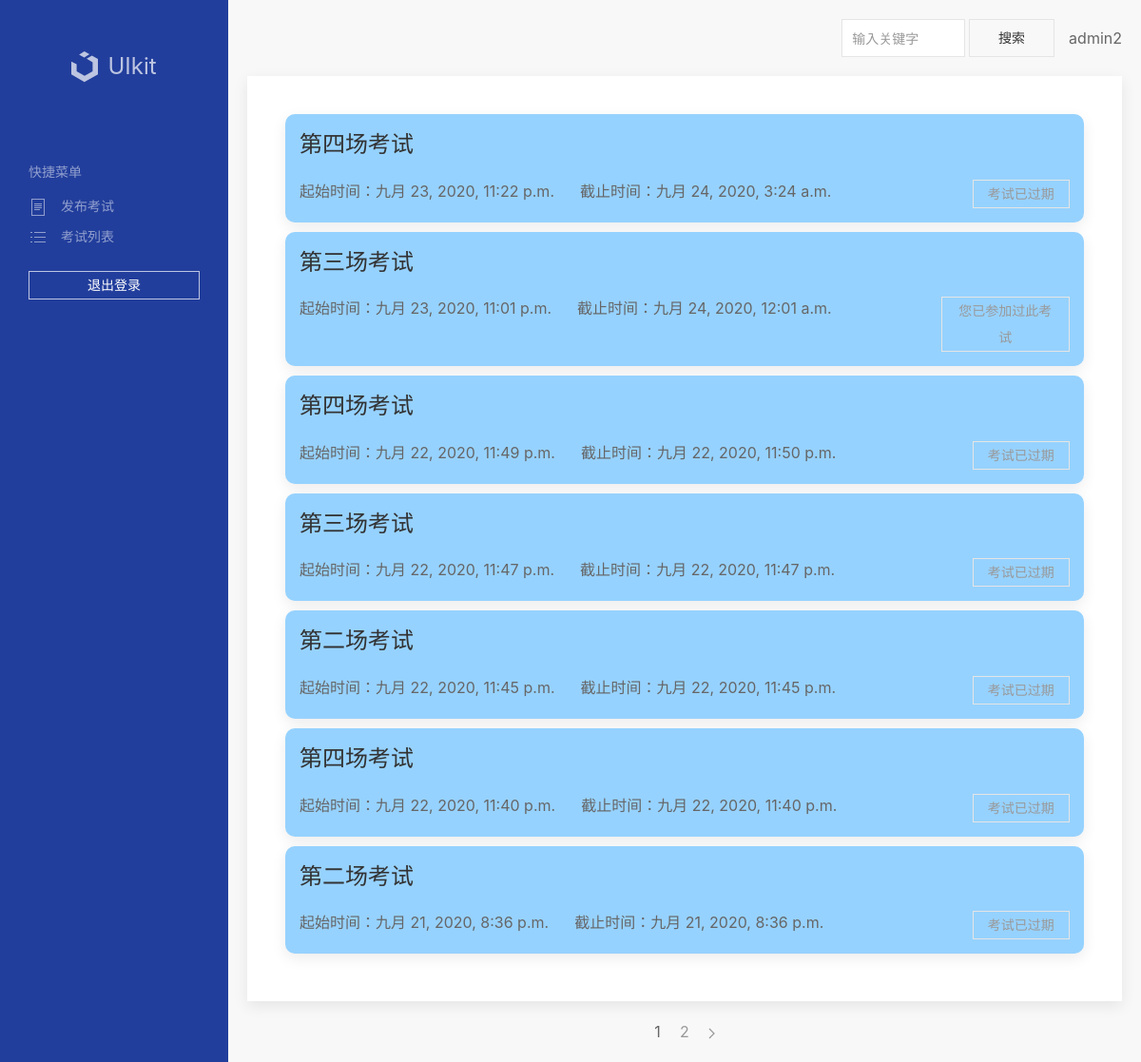
The app's page /student/examlist/ (signed in) with its own data.
### huser/models.py (models this page shows, shortened)
class HUser(AbstractUser):
    choices = (
        (True, '教师'),
        (False, '学生')
    )
    hclass = models.ForeignKey(HClass, on_delete=models.CASCADE)
    is_teacher = models.BooleanField(verbose_name='身份', choices=choices)
    class Meta:
        verbose_name = '用户'
        verbose_name_plural = verbose_name

### teacher/models.py (models this page shows, shortened)
class Exam(models.Model):
    teacher = models.ForeignKey('huser.HUser', verbose_name='教师', on_delete=models.CASCADE)
    hclass = models.ForeignKey('huser.HClass', verbose_name='班级', on_delete=models.CASCADE)
    exam_name = models.CharField(verbose_name='考试名称', max_length=254)
    start_time = models.DateTimeField(verbose_name='开始时间')
    end_time = models.DateTimeField(verbose_name='结束时间')
    questions = models.ManyToManyField(ExaminationQuestion, verbose_name='试题', null=True)
    class Meta:
        verbose_name = '考试'
        verbose_name_plural = verbose_name

### student/views.py (the view)
# urls.py: path('examlist/', views.ExamList.as_view(), name='examlist'),
class ExamList(ListView):
    template_name = 'student/exam-list.html'
    paginate_by = 7
    def get_queryset(self):
        queryset = Exam.objects.filter(hclass=self.request.user.hclass).order_by('-start_time')
        return queryset

### student/templatetags/myfilter.py (called while the page is built)
@register.filter()
def equal(arg):
    now = datetime.datetime.now()
    now = now.replace(tzinfo=pytz.timezone('UTC'))
    return arg > now

### templates/student/exam-list.html (shortened to what this page needs)
{% extends 'base.html' %}
{% load  myfilter %}
{% block main %}
    <div class="uk-card uk-card-default uk-card-body uk-margin-remove" >
    <div style="min-height: 700px;">
    {% for object in page_obj %}
    <div class="uk-card uk-card-default uk-card-body uk-margin-small-bottom" style="padding: 15px;background: #96d2ff; border-radius: 10px" >
    <h3 class="uk-card-title">{{ object.exam_name }}</h3>
    <div class="uk-flex">
        <div class="uk-width-5-6 uk-margin-remove-bottom">
        <p style="display: -webkit-box;  /*将对象作为弹性盒子模型显示*/
    overflow: hidden; /**/
    text-overflow:ellipsis;
    word-break:break-all;
    -webkit-box-orient:vertical;/*伸缩盒对象的子元素的排列方式-垂直*/
    -webkit-line-clamp:3; /*限制文本的行数*/" class="uk-margin-remove-bottom">起始时间：{{ object.start_time }} &nbsp;&nbsp;&nbsp;&nbsp;&nbsp;截止时间：{{ object.end_time }}</p>
            </div>
        <div class="uk-width-1-6 uk-margin-remove-bottom uk-flex uk-flex-right">
            {% if object.examrecord_set.all.0 %}
                <div>
            <button class="uk-button uk-button-primary uk-button-small" disabled>您已参加过此考试</button>
                </div>
                {% elif object.start_time|equal %}
                            <div>
            <button class="uk-button uk-button-primary uk-button-small" disabled >考试未开始</button>
                </div>
                {% elif object.end_time|equal %}
                            <div>
            <button class="uk-button uk-button-primary uk-button-small" ><a style="color: white" href="{% url 'student:examdo' object.id %}">开始考试</a></button>
                </div>
            {% else %}
                <div>
            <button class="uk-button uk-button-primary uk-button-small" disabled>考试已过期</button>
                </div>
            {% endif %}
            </div>
</div>
        </div>
        {% endfor %}
    </div>
</div>
</div>
<div class="uk-flex uk-flex-center">
    <ul class="uk-pagination" uk-margin>
    {% for page in paginator.page_range %}
        {% if page == page_obj.number %}
            <li class="uk-active"><a href="{% url 'student:examlist' %}?page={{ page }}">{{ page }}</a></li>
        {% else %}
    <li><a href="{% url 'student:examlist' %}?page={{ page }}">{{ page }}</a></li>
        {% endif %}
    {% endfor %}
    {% if page_obj.has_next %}
    <li><a href="{% url 'student:examlist' %}?page={{ page_obj.next_page_number }}"><span uk-pagination-next></span></a></li>
    {% endif %}
</ul>
</div>
</div>
{% endblock %}

### templates/base.html (shortened to what this page needs)
{% load static %}
<!DOCTYPE html>
<html lang="en">
<head>
    <link rel="stylesheet" href="{% static 'css/uikit.min.css' %}" />
</head>
<body>
{% include 'components/sidebar.html' %}
<div class="uk-container uk-container-expand uk-background-muted main" uk-height-viewport>
    <div class="uk-section uk-section-xsmall uk-padding-remove-top">
        {% include 'components/header.html' %}
        {% block main %}{% endblock %}
</body>
</html>

### templates/components/sidebar.html (shortened to what this page needs)
<div class="uk-background-primary uk-light uk-visible@s sidebar">
    <h3>
        <a href="" class="uk-navbar-item uk-logo"> UIkit</a>
    </h3>
{% if request.user.is_authenticated %}
    <ul class="uk-nav-default uk-nav-parent-icon" uk-nav>
        <li class="uk-nav-header"></li>
        <li class="uk-nav-header"><a href="#">快捷菜单</a></li>
        {% if not request.user.is_teacher %}
        <li><a href="{% url 'student:knowledgepoint' %}"><span class="uk-margin-small-right" uk-icon="icon: file-text"></span> 知识点讲解</a></li>
            <li><a href="{% url 'student:examlist' %}"><span class="uk-margin-small-right" uk-icon="icon: file-text"></span> 考试列表</a></li>
        <li class="uk-nav-divider"></li>
        <li><a href="{% url 'student:wrong' %}"><span class="uk-margin-small-right" uk-icon="icon: warning"></span> 错题集</a></li>
        {% else %}
            <li><a href="{% url 'teacher:release' %}"><span class="uk-margin-small-right" uk-icon="icon: file-text"></span> 发布考试</a></li>
            <li><a href="{% url 'teacher:examlist' %}"><span class="uk-margin-small-right" uk-icon="icon: list"></span> 考试列表</a></li>
        {% endif %}
    </ul>
    <a class="uk-button uk-button-default uk-width-1-1 uk-margin-top uk-button-small" href="{% url 'user:logout' %}">退出登录</a>
    {% else %}
    <a class="uk-button uk-button-default uk-width-1-1 uk-margin-top uk-button-small" href="{% url 'user:login' %}">登录</a>
    <a class="uk-button uk-button-default uk-width-1-1 uk-margin-top uk-button-small" href="{% url 'user:register' %}">注册</a>
{% endif %}
</div>

### templates/components/header.html
<nav class="uk-navbar-container uk-margin uk-navbar-transparent uk-margin-remove-bottom" uk-navbar>
            <div class="uk-navbar-right">
                <div class="uk-navbar-item">
                    <form action="javascript:void(0)">
                        <input class="uk-input uk-form-width-small" type="text" placeholder="输入关键字">
                        <button class="uk-button uk-button-default">搜索</button>
                    </form>
                </div>
                    <span>{{ request.user.username }}</span>
                </div>
</nav>

### templates/base.html (style rules this page uses)
@media (min-width: 639px) { .sidebar { position: fixed; top: 0; bottom: 0; box-sizing: border-box; width: 240px !important; padding: 30px 30px 60px 30px; background: #223e9c; overflow: auto; } }
@media (min-width: 639px) { .main { padding: 0px 20px 0 260px; } }

### records on screen
HUser: user.username "admin2"
Exam: exam_name "第四场考试", start_time "九月 23, 2020, 11:22 p.m.", end_time "九月 24, 2020, 3:24 a.m.", shows "考试已过期"
Exam: exam_name "第三场考试", start_time "九月 23, 2020, 11:01 p.m.", end_time "九月 24, 2020, 12:01 a.m.", shows "您已参加过此考试"
Exam: exam_name "第四场考试", start_time "九月 22, 2020, 11:49 p.m.", end_time "九月 22, 2020, 11:50 p.m.", shows "考试已过期"
Exam: exam_name "第三场考试", start_time "九月 22, 2020, 11:47 p.m.", end_time "九月 22, 2020, 11:47 p.m.", shows "考试已过期"
Exam: exam_name "第二场考试", start_time "九月 22, 2020, 11:45 p.m.", end_time "九月 22, 2020, 11:45 p.m.", shows "考试已过期"
Exam: exam_name "第四场考试", start_time "九月 22, 2020, 11:40 p.m.", end_time "九月 22, 2020, 11:40 p.m.", shows "考试已过期"
Exam: exam_name "第二场考试", start_time "九月 21, 2020, 8:36 p.m.", end_time "九月 21, 2020, 8:36 p.m.", shows "考试已过期"

### other values on screen
{{ page }} "1"
{{ page }} "2"
